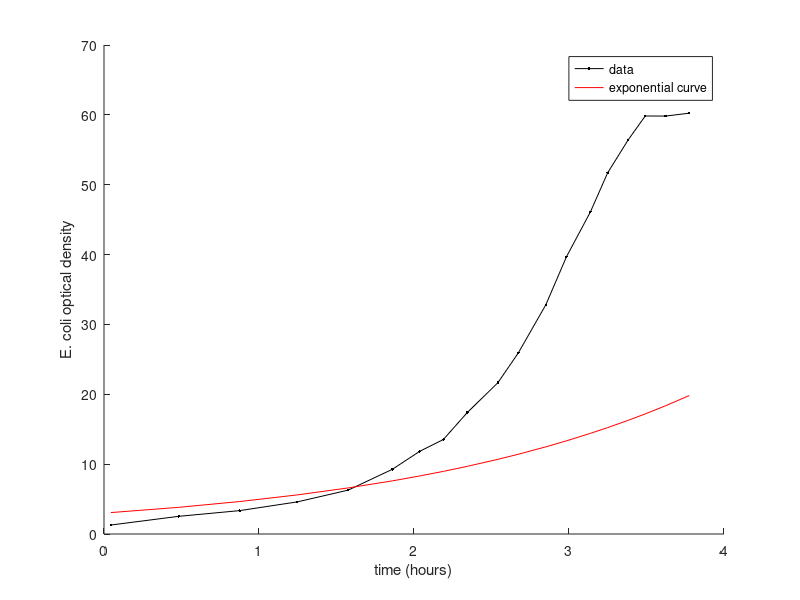

MATLAB code for this plot:
%% Exercise 1: Bacterial growth curve

% From Wiki "Diauxie" reproduced from Monod's PhD thesis
% Bacterial growth (E. coli) on glucose and fructose

% Data
% Time (hours)		Optical density (proportional to mass)
x = [0.04406743301915	1.285584146987
0.48156559689	2.528863914313
0.875231685788	3.346749281098
1.247158005598	4.597079784344
1.575487274965	6.282205669359
1.860454518421	9.262316718449
2.036017842843	11.82408410292
2.189488861381	13.52801195039
2.343547441245	17.38241425363
2.541438096082	21.66221095741
2.673756906858	25.94905839711
2.850495353933	32.81177469313
2.983519238301	39.67919147975
3.138282891758	46.11416312992
3.249096957976	51.69364548839
3.381533281017	56.41058781925
3.491759785908	59.83959572195
3.622903474031	59.8254942501
3.776021955772	60.23913742411];
% Note: there is an offset on the OD (i.e. it does not necessarily start at OD=0)

%plot the data
t = x(:,1);
od = x(:,2);

figure; hold on;
plot(t,od,'k.-');

% Fit this data to an exponential curve
% You need to find an exponential function (with starting value f0 and time
% constant tau) that gives a "good" fit by eye. Just play with the
% parameters until you get something that looks OK.

% Here is a first guess
f0=3;
tau=2;
f = f0*exp(t/tau);
plot(t,f,'r-');

xlabel('time (hours)');
ylabel('E. coli optical density');
legend('data','exponential curve');
